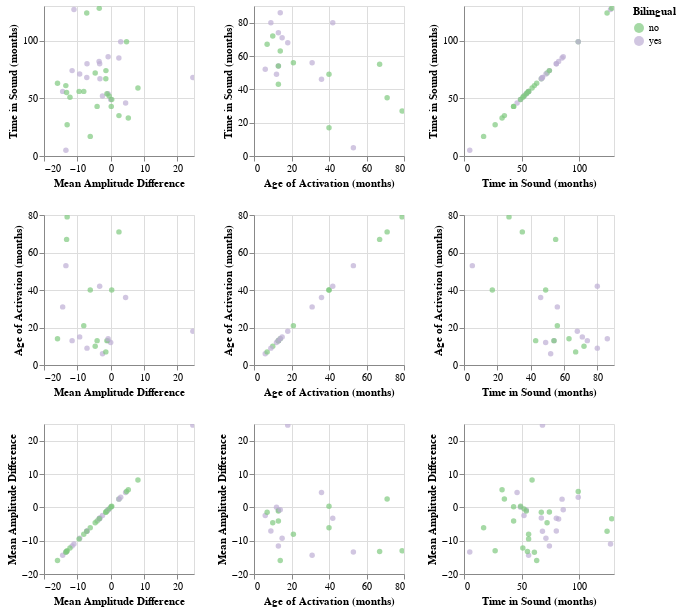

Notebook cell for this chart:
### Code cell
# scatter plot matrix of different variables (TiS, age of implant, MNA):
x_list = ['Time in Sound (months)', 'Age of Activation (months)', 'Mean Amplitude Difference']
ah.scatter_matrix(diffdf, x_list, 'Bilingual', output_directory)

### Figure 1 — Vega-Lite specification as saved in the notebook (floating-point values rounded to 4 significant figures)
{"config": {"view": {"continuousWidth": 400, "continuousHeight": 300}}, "repeat": {"column": ["Mean Amplitude Difference", "Age of Activation (months)", "Time in Sound (months)"], "row": ["Time in Sound (months)", "Age of Activation (months)", "Mean Amplitude Difference"]}, "spec": {"data": {"name": "data-f887b60b72f5bdd7e7ba72a0de8e59a6"}, "mark": "circle", "encoding": {"color": {"type": "nominal", "field": "Bilingual", "scale": {"scheme": "accent"}}, "x": {"type": "quantitative", "field": {"repeat": "column"}}, "y": {"type": "quantitative", "field": {"repeat": "row"}}}, "height": 150, "selection": {"selector002": {"type": "interval", "bind": "scales", "encodings": ["x", "y"]}}, "width": 150}, "$schema": "https://vega.github.io/schema/vega-lite/v4.8.1.json", "datasets": {"data-f887b60b72f5bdd7e7ba72a0de8e59a6": [{"ID": "942", "Group": "CI", "Mean Amplitude": -19.68, "Bilingual": "no", "Age (months)": 56, "Time in Sound (months)": 43, "Age of Activation (months)": 13.0, "Region": "Frontal", "Mean Amplitude Difference": -4.068}, {"ID": "959", "Group": "CI", "Mean Amplitude": -15.05, "Bilingual": "no", "Age (months)": 57, "Time in Sound (months)": 17, "Age of Activation (months)": 40.0, "Region": "Frontal", "Mean Amplitude Difference": -6.121}, {"ID": "925", "Group": "CI", "Mean Amplitude": -15.04, "Bilingual": "yes", "Age (months)": 58, "Time in Sound (months)": 52, "Age of Activation (months)": 6.0, "Region": "Frontal", "Mean Amplitude Difference": -2.451}, {"ID": "956", "Group": "CI", "Mean Amplitude": -20.8, "Bilingual": "yes", "Age (months)": 58, "Time in Sound (months)": 5, "Age of Activation (months)": 53.0, "Region": "Frontal", "Mean Amplitude Difference": -13.43}, {"ID": "955", "Group": "CI", "Mean Amplitude": -2.808, "Bilingual": "yes", "Age (months)": 61, "Time in Sound (months)": 49, "Age of Activation (months)": 12.0, "Region": "Frontal", "Mean Amplitude Difference": 0.009}, {"ID": "904", "Group": "CI", "Mean Amplitude": -20.64, "Bilingual": "yes", "Age (months)": 67, "Time in Sound (months)": 54, "Age of Activation (months)": 13.0, "Region": "Frontal", "Mean Amplitude Difference": -0.795}, {"ID": "911", "Group": "CI", "Mean Amplitude": -17.36, "Bilingual": "no", "Age (months)": 67, "Time in Sound (months)": 54, "Age of Activation (months)": 13.0, "Region": "Frontal", "Mean Amplitude Difference": -1.122}, {"ID": "919", "Group": "CI", "Mean Amplitude": -15.46, "Bilingual": "no", "Age (months)": 74, "Time in Sound (months)": 67, "Age of Activation (months)": 7.0, "Region": "Frontal", "Mean Amplitude Difference": -1.454}, {"ID": "945", "Group": "CI", "Mean Amplitude": -16.92, "Bilingual": "no", "Age (months)": 77, "Time in Sound (months)": 56, "Age of Activation (months)": 21.0, "Region": "Frontal", "Mean Amplitude Difference": -8.067}, {"ID": "961", "Group": "CI", "Mean Amplitude": -19.6, "Bilingual": "no", "Age (months)": 77, "Time in Sound (months)": 63, "Age of Activation (months)": 14.0, "Region": "Frontal", "Mean Amplitude Difference": -15.95}, {"ID": "903", "Group": "CI", "Mean Amplitude": -24.76, "Bilingual": "no", "Age (months)": 82, "Time in Sound (months)": 72, "Age of Activation (months)": 10.0, "Region": "Frontal", "Mean Amplitude Difference": -4.641}, {"ID": "921", "Group": "CI", "Mean Amplitude": -33.19, "Bilingual": "yes", "Age (months)": 82, "Time in Sound (months)": 46, "Age of Activation (months)": 36.0, "Region": "Frontal", "Mean Amplitude Difference": 4.483}, {"ID": "936", "Group": "CI", "Mean Amplitude": -6.697, "Bilingual": "yes", "Age (months)": 86, "Time in Sound (months)": 71, "Age of Activation (months)": 15.0, "Region": "Frontal", "Mean Amplitude Difference": -9.298}, {"ID": "901", "Group": "CI", "Mean Amplitude": -3.359, "Bilingual": "yes", "Age (months)": 86, "Time in Sound (months)": 68, "Age of Activation (months)": 18.0, "Region": "Frontal", "Mean Amplitude Difference": 24.66}, {"ID": "923", "Group": "CI", "Mean Amplitude": -22.51, "Bilingual": "yes", "Age (months)": 87, "Time in Sound (months)": 56, "Age of Activation (months)": 31.0, "Region": "Frontal", "Mean Amplitude Difference": -14.4}, {"ID": "924", "Group": "CI", "Mean Amplitude": -18.95, "Bilingual": "yes", "Age (months)": 87, "Time in Sound (months)": 74, "Age of Activation (months)": 13.0, "Region": "Frontal", "Mean Amplitude Difference": -11.57}, {"ID": "934", "Group": "CI", "Mean Amplitude": -14.02, "Bilingual": "yes", "Age (months)": 89, "Time in Sound (months)": 80, "Age of Activation (months)": 9.0, "Region": "Frontal", "Mean Amplitude Difference": -7.093}, {"ID": "951", "Group": "CI", "Mean Amplitude": -19.7, "Bilingual": "no", "Age (months)": 89, "Time in Sound (months)": 49, "Age of Activation (months)": 40.0, "Region": "Frontal", "Mean Amplitude Difference": 0.316}, {"ID": "913", "Group": "CI", "Mean Amplitude": -15.58, "Bilingual": "yes", "Age (months)": 100, "Time in Sound (months)": 86, "Age of Activation (months)": 14.0, "Region": "Frontal", "Mean Amplitude Difference": -0.756}, {"ID": "941", "Group": "CI", "Mean Amplitude": -19.01, "Bilingual": "no", "Age (months)": 106, "Time in Sound (months)": 35, "Age of Activation (months)": 71.0, "Region": "Frontal", "Mean Amplitude Difference": 2.484}, {"ID": "947", "Group": "CI", "Mean Amplitude": -19.22, "Bilingual": "no", "Age (months)": 106, "Time in Sound (months)": 27, "Age of Activation (months)": 79.0, "Region": "Frontal", "Mean Amplitude Difference": -13.06}, {"ID": "935", "Group": "CI", "Mean Amplitude": -16.62, "Bilingual": "yes", "Age (months)": 122, "Time in Sound (months)": 80, "Age of Activation (months)": 42.0, "Region": "Frontal", "Mean Amplitude Difference": -3.303}, {"ID": "937", "Group": "CI", "Mean Amplitude": -27.73, "Bilingual": "no", "Age (months)": 122, "Time in Sound (months)": 55, "Age of Activation (months)": 67.0, "Region": "Frontal", "Mean Amplitude Difference": -13.22}, {"ID": "857", "Group": "HG", "Mean Amplitude": -8.053, "Bilingual": "no", "Age (months)": 33, "Time in Sound (months)": 33, "Age of Activation (months)": null, "Region": "Frontal", "Mean Amplitude Difference": 5.293}, {"ID": "847", "Group": "HG", "Mean Amplitude": -2.966, "Bilingual": "no", "Age (months)": 43, "Time in Sound (months)": 43, "Age of Activation (months)": null, "Region": "Frontal", "Mean Amplitude Difference": 0.175}, {"ID": "858", "Group": "HG", "Mean Amplitude": -18.59, "Bilingual": "no", "Age (months)": 51, "Time in Sound (months)": 51, "Age of Activation (months)": null, "Region": "Frontal", "Mean Amplitude Difference": -12.21}, {"ID": "859", "Group": "HG", "Mean Amplitude": -7.7, "Bilingual": "no", "Age (months)": 52, "Time in Sound (months)": 52, "Age of Activation (months)": null, "Region": "Frontal", "Mean Amplitude Difference": -0.46}, {"ID": "841", "Group": "HG", "Mean Amplitude": -28.02, "Bilingual": "no", "Age (months)": 56, "Time in Sound (months)": 56, "Age of Activation (months)": null, "Region": "Frontal", "Mean Amplitude Difference": -9.465}, {"ID": "836", "Group": "HG", "Mean Amplitude": -8.181, "Bilingual": "no", "Age (months)": 59, "Time in Sound (months)": 59, "Age of Activation (months)": null, "Region": "Frontal", "Mean Amplitude Difference": 8.188}, {"ID": "846", "Group": "HG", "Mean Amplitude": -27.16, "Bilingual": "yes", "Age (months)": 68, "Time in Sound (months)": 68, "Age of Activation (months)": null, "Region": "Frontal", "Mean Amplitude Difference": -7.165}, {"ID": "N4C01", "Group": "HG", "Mean Amplitude": -17.46, "Bilingual": "no", "Age (months)": 61, "Time in Sound (months)": 61, "Age of Activation (months)": null, "Region": "Frontal", "Mean Amplitude Difference": -13.45}, {"ID": "842", "Group": "HG", "Mean Amplitude": -18.28, "Bilingual": "yes", "Age (months)": 67, "Time in Sound (months)": 67, "Age of Activation (months)": null, "Region": "Frontal", "Mean Amplitude Difference": -3.214}, {"ID": "848", "Group": "HG", "Mean Amplitude": -15.1, "Bilingual": "no", "Age (months)": 74, "Time in Sound (months)": 74, "Age of Activation (months)": null, "Region": "Frontal", "Mean Amplitude Difference": -1.423}, {"ID": "N4C10", "Group": "HG", "Mean Amplitude": -9.489, "Bilingual": "yes", "Age (months)": 82, "Time in Sound (months)": 82, "Age of Activation (months)": null, "Region": "Frontal", "Mean Amplitude Difference": -3.473}, {"ID": "N4C13", "Group": "HG", "Mean Amplitude": -25.55, "Bilingual": "yes", "Age (months)": 85, "Time in Sound (months)": 85, "Age of Activation (months)": null, "Region": "Frontal", "Mean Amplitude Difference": 2.461}, {"ID": "809", "Group": "HG", "Mean Amplitude": -13.55, "Bilingual": "no", "Age (months)": 99, "Time in Sound (months)": 99, "Age of Activation (months)": null, "Region": "Frontal", "Mean Amplitude Difference": 4.761}, {"ID": "N4C09", "Group": "HG", "Mean Amplitude": -11.51, "Bilingual": "yes", "Age (months)": 99, "Time in Sound (months)": 99, "Age of Activation (months)": null, "Region": "Frontal", "Mean Amplitude Difference": 3.015}, {"ID": "850", "Group": "HG", "Mean Amplitude": -22.29, "Bilingual": "no", "Age (months)": 124, "Time in Sound (months)": 124, "Age of Activation (months)": null, "Region": "Frontal", "Mean Amplitude Difference": -7.178}, {"ID": "801", "Group": "HG", "Mean Amplitude": -24.32, "Bilingual": "yes", "Age (months)": 127, "Time in Sound (months)": 127, "Age of Activation (months)": null, "Region": "Frontal", "Mean Amplitude Difference": -11.01}, {"ID": "803", "Group": "HG", "Mean Amplitude": -15.16, "Bilingual": "no", "Age (months)": 128, "Time in Sound (months)": 128, "Age of Activation (months)": null, "Region": "Frontal", "Mean Amplitude Difference": -3.417}]}}
